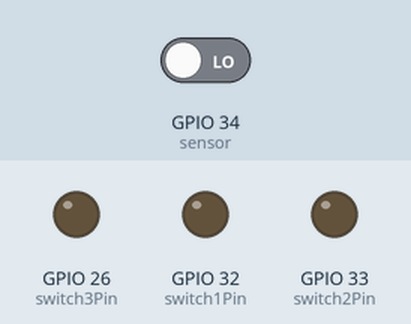
Simulated run of this sketch. Board: ESP32. Parts: output pins drawn as LEDs (lit = HIGH). Inputs (shaded band) come from the test bench; at power-on: GPIO 34 (sensor) LOW. WiFi joins after 1.5 s; servers stay silent unless stated; what the sketch prints to the serial monitor is not drawn.

Above: at 3.0 s.
3.1 s: GPIO 34 (sensor) driven HIGH
At 3.6 s:
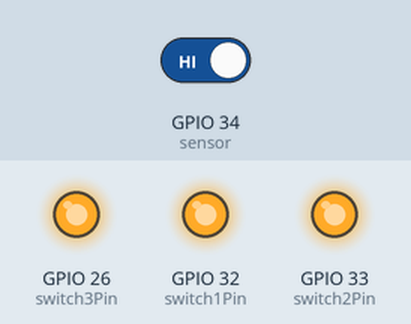
6.3 s: GPIO 34 (sensor) driven LOW
At 6.7 s:
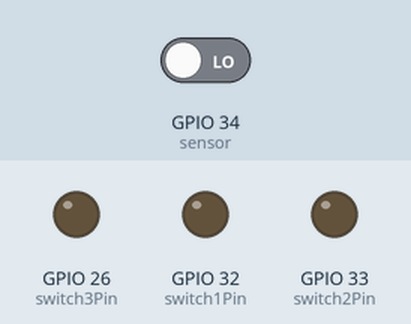
Timing chart, 0 to 9.3 s (numbered marks = the images above; inputs shaded):
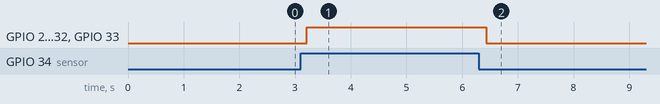

Measured:
- after the input at 3.1 s, GPIO 26 (switch3Pin), GPIO 32 (switch1Pin), GPIO 33 (switch2Pin): LOW → HIGH after 0.11 s
- after the input at 6.3 s, GPIO 26 (switch3Pin), GPIO 32 (switch1Pin), GPIO 33 (switch2Pin): HIGH → LOW after 0.13 s

The sketch:

HomeAutomation_code__PareshKalsotra_USC_UCT.ino
```cpp
/*IoT based home automation system using esp32 controller, PIR sensor and remote control using Blynk app
   created by Paresh Kalsotra*/

//________________________________________________________________//
//including necessary libraries
#include <WiFi.h>
#include <WiFiClient.h>
#include <BlynkSimpleEsp32.h>

#define BLYNK_TEMPLATE_ID "TMPL3khVnHHHt"
#define BLYNK_TEMPLATE_NAME "home automation"
#define BLYNK_AUTH_TOKEN "udvQwo5t7LD168Sm23XZioYKCKz-WBIv"

char auth[] = BLYNK_AUTH_TOKEN;
char ssid[] = "WiFi ssid";
char pass[] = "password";

//defining the pins
const int switch1Pin = 32;
const int switch2Pin = 33;
const int switch3Pin = 26;
 int sensor = 34;
 int val = 0;

void setup()
{
  Serial.begin(115200);

// WIFI set up
  WiFi.begin(ssid, pass);
  while (WiFi.status() != WL_CONNECTED)
  {
    delay(500);
    Serial.print(".");
  }
  Serial.println("");
  Serial.println("WiFi connected");


  // Initialize Blynk
  Blynk.begin(auth,ssid,pass);

  // Configuring pin modes
  pinMode(switch1Pin, OUTPUT);
  pinMode(switch2Pin, OUTPUT);
  pinMode(switch3Pin, OUTPUT);
  pinMode(sensor, INPUT);

  //  initial switch states
  digitalWrite(switch1Pin, LOW);
  digitalWrite(switch2Pin, LOW);
  digitalWrite(switch3Pin, LOW);
}

void loop()
{  Blynk.run();

 //reading sensor data
 val = digitalRead(sensor);
  if (val == HIGH) {
  //trigerring physical pin
  digitalWrite(switch1Pin, HIGH);
  digitalWrite(switch2Pin, HIGH);
  digitalWrite(switch3Pin, HIGH);

 //updating virtual pin on blynk app
   Blynk.virtualWrite(V0, HIGH);
   Blynk.virtualWrite(V1, HIGH);
   Blynk.virtualWrite(V2, HIGH);
    delay(200);

  }
  else {
   //trigerring physical pin
  digitalWrite(switch1Pin, LOW);
  digitalWrite(switch2Pin, LOW);
  digitalWrite(switch3Pin, LOW);

   //updating virtual pin on blynk app
   Blynk.virtualWrite(V0, LOW);
   Blynk.virtualWrite(V1, LOW);
   Blynk.virtualWrite(V2, LOW);
      delay(200);
  }
}

// Virtual pin handler for bulb 1
BLYNK_WRITE(V0)
{
  int switchState = param.asInt();
  digitalWrite(switch1Pin, switchState);
  Serial.print("Switch 1: ");
  Serial.println(switchState);
}
// Virtual pin handler for bulb 2
BLYNK_WRITE(V1)
{
  int switchState = param.asInt();
  digitalWrite(switch2Pin, switchState);
  Serial.print("Switch 2: ");
  Serial.println(switchState);
}
// Virtual pin handler for bulb 3
BLYNK_WRITE(V2)
{
  int switchState = param.asInt();
  digitalWrite(switch3Pin, switchState);
  Serial.print("Switch 3: ");
  Serial.println(switchState);
}
```
